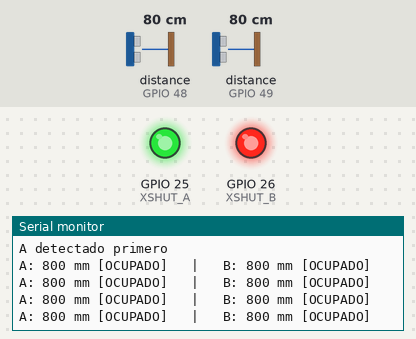
Simulated run of this program. Board: ESP32. Shown: output pins drawn as LEDs (lit = HIGH), the last lines printed to the serial monitor. The inputs (shaded band) are chosen by the test bench; at power-on: distance to the obstacle (sensors on GPIO 48, GPIO 49) 80 cm.

Above: at 2.2 s.
2.3 s: distance to the obstacle (sensor on GPIO 48) set to 250 cm
At 3.01 s:
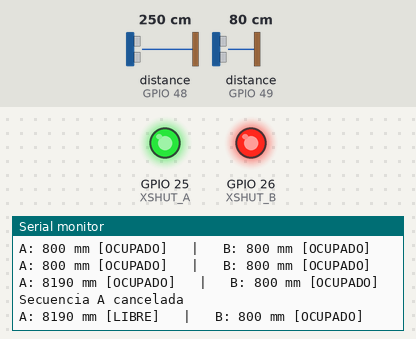
4.2 s: distance to the obstacle (sensor on GPIO 49) set to 250 cm
At 4.67 s:
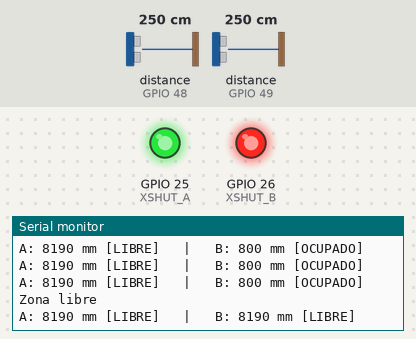
5.9 s: distance to the obstacle (sensor on GPIO 48) set to 2 cm
At 6.32 s:
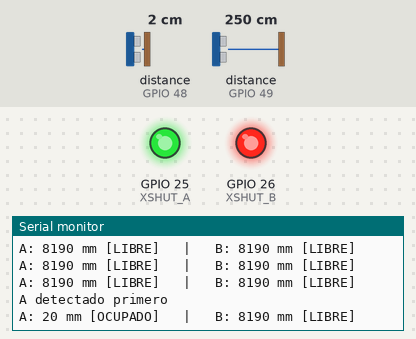

Measured:
- after the input at 2.3 s, the serial monitor: prints a new line after 0.15 s (image 1)
- after the input at 4.2 s, the serial monitor: prints a new line after 0.18 s (image 2)
- after the input at 5.9 s, the serial monitor: prints a new line after 0.07 s (image 3)

The program:

main.cpp
```cpp
#include <Wire.h>

// ============================================================
// MODO SIMULACIÓN WOKWI (ámbito académico)
// ------------------------------------------------------------
// Wokwi no dispone de parte oficial VL53L0X, por lo que el
// entorno [env:wokwi] (build_flags = -DWOKWI_SIM) compila este
// mismo archivo con entradas simuladas:
//
//   Sensor real              | Simulación Wokwi
//   -------------------------|-------------------------------
//   VL53L0X A (0x30, XSHUT 25) | Pulsador SIM_A en GPIO 32
//   VL53L0X B (0x31, XSHUT 26) | Pulsador SIM_B en GPIO 33
//   Presencia por distancia    | LOW = persona, HIGH = libre
//                              (INPUT_PULLUP)
//
// La MÁQUINA DE ESTADOS (IDLE / A_FIRST / B_FIRST / WAIT_CLEAR)
// y los contadores son LOS MISMOS en ambos modos. Solo cambia
// la adquisición de presencia/distancia.
//
// Secuencias para contar (igual en hardware y Wokwi):
//   A y luego B (< 1.5 s) = ENTRADA
//   B y luego A (< 1.5 s) = SALIDA
//
// Compilación:
//   Hardware real -> pio run -e esp32dev
//   Simulación    -> pio run -e wokwi
// ============================================================

#ifdef WOKWI_SIM
#include <Adafruit_GFX.h>
#include <Adafruit_SSD1306.h>
#else
#include <Adafruit_VL53L0X.h>
#endif

// ==============================
// PINES
// ==============================

#define SDA_PIN 21
#define SCL_PIN 22

#ifndef WOKWI_SIM
#define XSHUT_A 25
#define XSHUT_B 26
#else
// En Wokwi los pines 25/26 se reutilizan como LEDs indicadores
// de presencia (académico): HIGH = OCUPADO, LOW = LIBRE.
#define SIM_A_BUTTON 32
#define SIM_B_BUTTON 33
#define SIM_A_LED 25
#define SIM_B_LED 26

#define SCREEN_WIDTH 128
#define SCREEN_HEIGHT 64
#define OLED_ADDRESS 0x3C
#endif

// Direcciones I2C nuevas
#define ADDRESS_A 0x30
#define ADDRESS_B 0x31

// ==============================
// CONFIGURACIÓN
// ==============================

// Persona detectada si está más cerca que esto
const uint16_t DETECT_MM = 1300;

// Se considera nuevamente libre por encima de esto.
// La diferencia evita parpadeos cerca del límite.
const uint16_t RELEASE_MM = 1500;

// Tiempo máximo entre sensor A y sensor B
const unsigned long MAX_CROSS_TIME = 1500;

#ifndef WOKWI_SIM
// Si un sensor estaba ocupado y queda fuera de rango, exigimos
// varias lecturas consecutivas antes de liberarlo. Así evitamos
// que una lectura inválida aislada genere una falsa liberación.
const uint8_t INVALID_READINGS_TO_CLEAR = 3;
#endif

#ifdef WOKWI_SIM
// Distancias ficticias solo para que el log Serial de Wokwi
// tenga el mismo formato que el hardware real.
const uint16_t SIM_CLOSE_MM = 800;
const uint16_t SIM_FAR_MM = 2000;
#endif

// ==============================
// SENSORES
// ==============================

#ifndef WOKWI_SIM
Adafruit_VL53L0X sensorA = Adafruit_VL53L0X();
Adafruit_VL53L0X sensorB = Adafruit_VL53L0X();
#else
Adafruit_SSD1306 display(SCREEN_WIDTH, SCREEN_HEIGHT, &Wire, -1);
#endif

// ==============================
// VARIABLES
// ==============================

bool presenceA = false;
bool presenceB = false;

bool previousA = false;
bool previousB = false;

#ifndef WOKWI_SIM
uint8_t invalidReadingsA = 0;
uint8_t invalidReadingsB = 0;
#endif

unsigned long sequenceStart = 0;

unsigned long entradas = 0;
unsigned long salidas = 0;

enum State {
  IDLE,
  A_FIRST,
  B_FIRST,
  WAIT_CLEAR
};

State state = IDLE;


#ifndef WOKWI_SIM
// ==============================
// INICIALIZAR LOS DOS VL53L0X
// ==============================

void initSensors() {

  // Apagamos ambos sensores
  digitalWrite(XSHUT_A, LOW);
  digitalWrite(XSHUT_B, LOW);

  delay(20);

  // --------------------------
  // SENSOR A
  // --------------------------

  digitalWrite(XSHUT_A, HIGH);
  delay(20);

  if (!sensorA.begin(ADDRESS_A)) {
    Serial.println("ERROR: no se encontró SENSOR A");
    while (1) {
      delay(10);
    }
  }

  // --------------------------
  // SENSOR B
  // --------------------------

  digitalWrite(XSHUT_B, HIGH);
  delay(20);

  if (!sensorB.begin(ADDRESS_B)) {
    Serial.println("ERROR: no se encontró SENSOR B");
    while (1) {
      delay(10);
    }
  }

  Serial.println("Sensores inicializados correctamente.");
}


// ==============================
// LEER DISTANCIA
// ==============================

uint16_t readDistance(Adafruit_VL53L0X &sensor) {

  VL53L0X_RangingMeasurementData_t measure;

  sensor.rangingTest(&measure, false);

  if (measure.RangeStatus != 4) {
    return measure.RangeMilliMeter;
  }

  // 8190 = lectura inválida/fuera de rango
  return 8190;
}


// ==============================
// DETECTAR PRESENCIA
// CON HISTÉRESIS
// ==============================

bool updatePresence(uint16_t distance,
                    bool currentPresence,
                    uint8_t &invalidReadings) {

  // Una lectura fuera de rango aislada no debe cambiar el estado.
  // Si el sensor estaba ocupado y la condición se repite varias
  // veces, interpretamos que la persona ya abandonó la zona.
  if (distance == 8190) {

    if (!currentPresence) {
      invalidReadings = 0;
      return false;
    }

    if (invalidReadings < INVALID_READINGS_TO_CLEAR) {
      invalidReadings++;
    }

    if (invalidReadings >= INVALID_READINGS_TO_CLEAR) {
      invalidReadings = 0;
      return false;
    }

    return true;
  }

  invalidReadings = 0;

  if (!currentPresence) {

    if (distance < DETECT_MM) {
      return true;
    }

  } else {

    if (distance > RELEASE_MM) {
      return false;
    }
  }

  return currentPresence;
}

#else
// ==============================
// OLED (solo Wokwi)
// Muestra el mismo conteo que el Serial.
// ==============================

void updateDisplay() {
  display.clearDisplay();
  display.setTextColor(SSD1306_WHITE);

  display.setTextSize(1);
  display.setCursor(0, 0);
  display.println("TOF COUNTER (WOKWI)");

  display.drawLine(0, 10, 127, 10, SSD1306_WHITE);

  display.setTextSize(2);
  display.setCursor(0, 14);
  display.print("IN:");
  display.println(entradas);

  display.setCursor(0, 34);
  display.print("OUT:");
  display.println(salidas);

  display.setTextSize(1);
  display.setCursor(0, 55);
  display.print("Dentro: ");
  display.print((long)entradas - (long)salidas);
  display.print(presenceA ? " A*" : "");
  display.print(presenceB ? " B*" : "");

  display.display();
}
#endif


// ==============================
// SETUP
// ==============================

void setup() {

  Serial.begin(115200);

  delay(1000);

  Serial.println();
#ifdef WOKWI_SIM
  Serial.println("Contador de personas ESP32 (MODO SIMULACION WOKWI)");
  Serial.println("A = boton GPIO32, B = boton GPIO33 (LOW = persona)");
  Serial.println("A y luego B = ENTRADA | B y luego A = SALIDA");

  pinMode(SIM_A_BUTTON, INPUT_PULLUP);
  pinMode(SIM_B_BUTTON, INPUT_PULLUP);
  pinMode(SIM_A_LED, OUTPUT);
  pinMode(SIM_B_LED, OUTPUT);
  digitalWrite(SIM_A_LED, LOW);
  digitalWrite(SIM_B_LED, LOW);

  Wire.begin(SDA_PIN, SCL_PIN);

  if (!display.begin(SSD1306_SWITCHCAPVCC, OLED_ADDRESS)) {
    Serial.println("ERROR OLED en Wokwi");
    while (1) {
      delay(1000);
    }
  }

  updateDisplay();
  Serial.println("Sistema listo (Wokwi).");
#else
  Serial.println("Contador de personas ESP32 + 2x VL53L0X");

  pinMode(XSHUT_A, OUTPUT);
  pinMode(XSHUT_B, OUTPUT);

  Wire.begin(SDA_PIN, SCL_PIN);

  initSensors();

  Serial.println("Sistema listo.");
#endif
}


// ==============================
// LOOP
// ==============================

void loop() {

#ifdef WOKWI_SIM
  // --- Adquisición simulada: pulsador presionado = persona ---
  previousA = presenceA;
  previousB = presenceB;

  presenceA = (digitalRead(SIM_A_BUTTON) == LOW);
  presenceB = (digitalRead(SIM_B_BUTTON) == LOW);

  uint16_t distanceA = presenceA ? SIM_CLOSE_MM : SIM_FAR_MM;
  uint16_t distanceB = presenceB ? SIM_CLOSE_MM : SIM_FAR_MM;

  bool activatedA = presenceA && !previousA;
  bool activatedB = presenceB && !previousB;
#else
  // Leer sensores
  uint16_t distanceA = readDistance(sensorA);
  uint16_t distanceB = readDistance(sensorB);

  // Guardamos estado anterior
  previousA = presenceA;
  previousB = presenceB;

  // Actualizamos presencia
  presenceA = updatePresence(distanceA, presenceA, invalidReadingsA);
  presenceB = updatePresence(distanceB, presenceB, invalidReadingsB);

  // Detectar momento exacto en que alguien entra
  // en la zona de cada sensor
  bool activatedA = presenceA && !previousA;
  bool activatedB = presenceB && !previousB;
#endif


  // ==============================
  // MÁQUINA DE ESTADOS (común a hardware y Wokwi)
  // ==============================

  switch (state) {

    // --------------------------
    // Nadie cruzando
    // --------------------------

    case IDLE:

      if (activatedA) {

        state = A_FIRST;
        sequenceStart = millis();

        Serial.println("A detectado primero");

      } else if (activatedB) {

        state = B_FIRST;
        sequenceStart = millis();

        Serial.println("B detectado primero");
      }

      break;


    // --------------------------
    // A -> esperando B
    // --------------------------

    case A_FIRST:

      if (activatedB &&
          millis() - sequenceStart <= MAX_CROSS_TIME) {

        entradas++;

        Serial.println();
        Serial.println(">>> ENTRADA <<<");

        Serial.print("Entradas: ");
        Serial.println(entradas);

        Serial.print("Salidas: ");
        Serial.println(salidas);

        Serial.print("Personas dentro: ");
        Serial.println((long)entradas - (long)salidas);

        Serial.println();

        state = WAIT_CLEAR;
      }

      // Timeout
      else if (millis() - sequenceStart > MAX_CROSS_TIME) {

        Serial.println("Secuencia A cancelada");

        state = WAIT_CLEAR;
      }

      break;


    // --------------------------
    // B -> esperando A
    // --------------------------

    case B_FIRST:

      if (activatedA &&
          millis() - sequenceStart <= MAX_CROSS_TIME) {

        salidas++;

        Serial.println();
        Serial.println("<<< SALIDA >>>");

        Serial.print("Entradas: ");
        Serial.println(entradas);

        Serial.print("Salidas: ");
        Serial.println(salidas);

        Serial.print("Personas dentro: ");
        Serial.println((long)entradas - (long)salidas);

        Serial.println();

        state = WAIT_CLEAR;
      }

      // Timeout
      else if (millis() - sequenceStart > MAX_CROSS_TIME) {

        Serial.println("Secuencia B cancelada");

        state = WAIT_CLEAR;
      }

      break;


    // --------------------------
    // Esperamos que la persona
    // salga de ambos sensores
    // --------------------------

    case WAIT_CLEAR:

      if (!presenceA && !presenceB) {

        state = IDLE;

        Serial.println("Zona libre");
      }

      break;
  }


  // ==============================
  // DEBUG
  // ==============================

  static unsigned long lastPrint = 0;

  if (millis() - lastPrint > 300) {

    lastPrint = millis();

    Serial.print("A: ");
    Serial.print(distanceA);
    Serial.print(" mm ");

    Serial.print(presenceA ? "[OCUPADO]" : "[LIBRE]");

    Serial.print("   |   B: ");

    Serial.print(distanceB);
    Serial.print(" mm ");

    Serial.println(presenceB ? "[OCUPADO]" : "[LIBRE]");
  }

#ifdef WOKWI_SIM
  digitalWrite(SIM_A_LED, presenceA ? HIGH : LOW);
  digitalWrite(SIM_B_LED, presenceB ? HIGH : LOW);

  static unsigned long lastDisplay = 0;
  if (millis() - lastDisplay > 200) {
    lastDisplay = millis();
    updateDisplay();
  }
#endif
}
```
